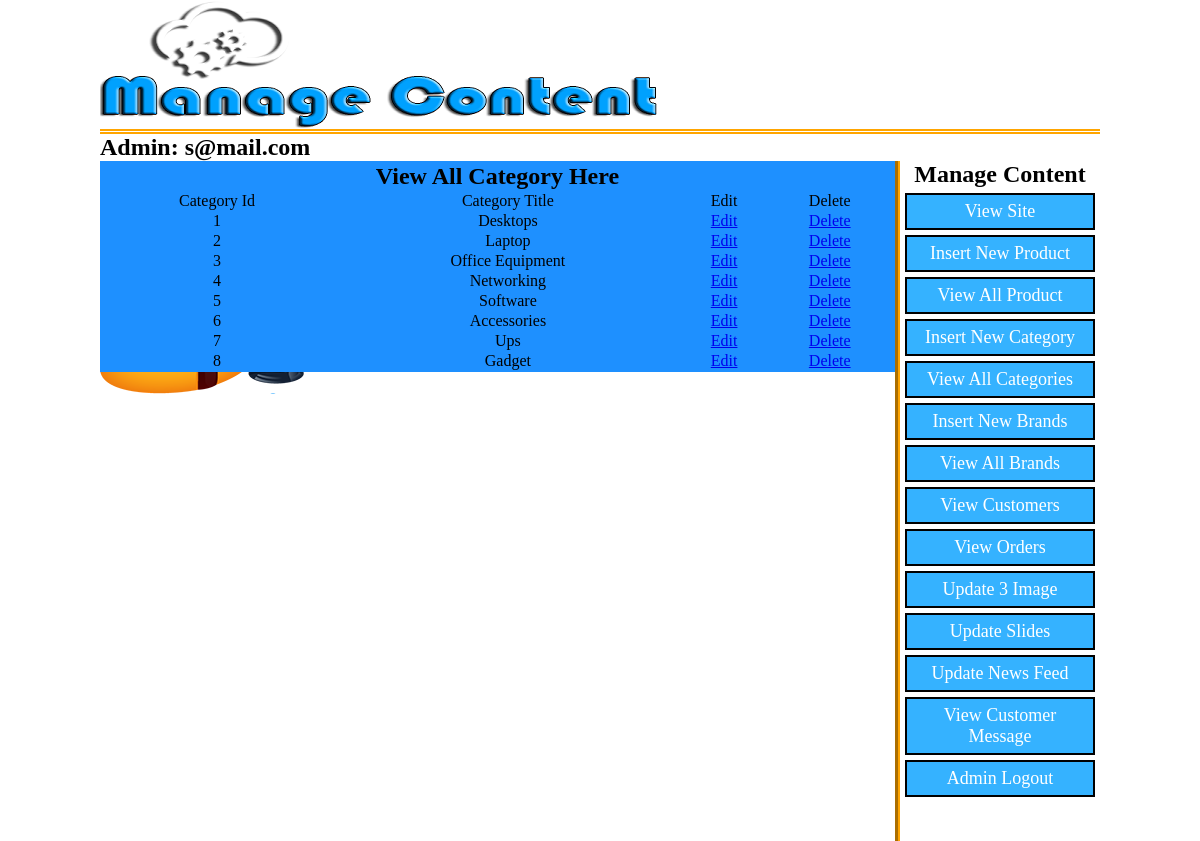
Page /admin_panel/index.php?view_category (signed in) on the committed database.
### tables this page shows
CREATE TABLE `categories` (
  `category_id` int(11) NOT NULL,
  `category_title` text NOT NULL
);

### admin_panel/view_category.php (the view)
<?php
if (!isset($_SESSION['admin_email'])) {
	echo "<script>window.open('login.php?not_admin=Your are not an Admin!','_self')</script>";
}else{
?>
<table width="795" align="center" bgcolor="#1E90FF">
		<tr align="center">
			<td colspan="6"><h2>View All Category Here</h2></td>
		</tr>
		<tr align="center">
			<td>Category Id</td>
			<td>Category Title</td>
			<td>Edit</td>
			<td>Delete</td>
		</tr>
		<?php
			include 'includes/db.php';
			$run_cat=$con->query("select * from categories");
			$i=0;
			while ($row=mysqli_fetch_array($run_cat)) {
					$cat_title=$row['category_title'];
					$cat_id=$row['category_id'];
					$i++;
		?>
		<tr align="center">
			<td><?php echo $i; ?></td>
			<td><?php echo $cat_title; ?></td>
			<td><a href="index.php?edit_cat=<?php echo $cat_id; ?>">Edit</a></td>
			<td><a href="delete_cat.php?delete_cat=<?php echo $cat_id; ?>">Delete</a></td>
		</tr>
		<?php
			}
		?>
</table>
<?php
}
?>

### admin_panel/styles/style.css (style rules this page uses)
html, body, div, span, applet, object, iframe, h1, h2, h3, h4, h5, h6, p, blockquote, pre, a, abbr, acronym, address, big, cite, code, del, dfn, em, img, ins, kbd, q, s, samp, small, strike, strong, sub, sup, tt, var, b, u, i, center, dl, dt, dd, ol, ul, li, fieldset, form, label, legend, table, caption, tbody, tfoot, thead, tr, th, td, article, aside, canvas, details, embed, figure, figcaption, footer, header, hgroup, menu, nav, output, ruby, section, summary, time, mark, audio, video { margin: 0; padding: 0; border: 0; vertical-align: baseline; }
body { background: #FFFFFF; }

### rows in the picture
categories: category_title "Desktops"
categories: category_title "Laptop"
categories: category_title "Office Equipment"
categories: category_title "Networking"
categories: category_title "Software"
categories: category_title "Accessories"
categories: category_title "Ups"
categories: category_title "Gadget"

### other values in the picture
$_SESSION['admin_email'] "s@mail.com"
